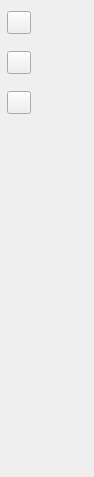
<?xml version="1.0" encoding="UTF-8"?>
<ui version="4.0">
 <class>Toolchest</class>
 <widget class="QDockWidget" name="Toolchest">
  <property name="geometry">
   <rect>
    <x>0</x>
    <y>0</y>
    <width>94</width>
    <height>477</height>
   </rect>
  </property>
  <property name="windowTitle">
   <string>Tools</string>
  </property>
  <widget class="QWidget" name="dockWidgetContents">
   <widget class="QWidget" name="gridLayoutWidget">
    <property name="geometry">
     <rect>
      <x>0</x>
      <y>0</y>
      <width>38</width>
      <height>128</height>
     </rect>
    </property>
    <layout class="QGridLayout" name="gridLayout">
     <item row="0" column="0">
      <widget class="QToolButton" name="selectionButton">
       <property name="text">
        <string/>
       </property>
       <property name="icon">
        <iconset>
         <normaloff>Icons/selection.png</normaloff>Icons/selection.png</iconset>
       </property>
      </widget>
     </item>
     <item row="2" column="0">
      <widget class="QToolButton" name="cageButton">
       <property name="text">
        <string/>
       </property>
       <property name="icon">
        <iconset>
         <normaloff>Icons/cage.png</normaloff>Icons/cage.png</iconset>
       </property>
      </widget>
     </item>
     <item row="1" column="0">
      <widget class="QToolButton" name="zoomButton">
       <property name="text">
        <string/>
       </property>
       <property name="icon">
        <iconset>
         <normaloff>Icons/magnifier.png</normaloff>Icons/magnifier.png</iconset>
       </property>
      </widget>
     </item>
    </layout>
   </widget>
  </widget>
 </widget>
 <resources>
  <include location="Icons.qrc"/>
 </resources>
 <connections/>
</ui>
